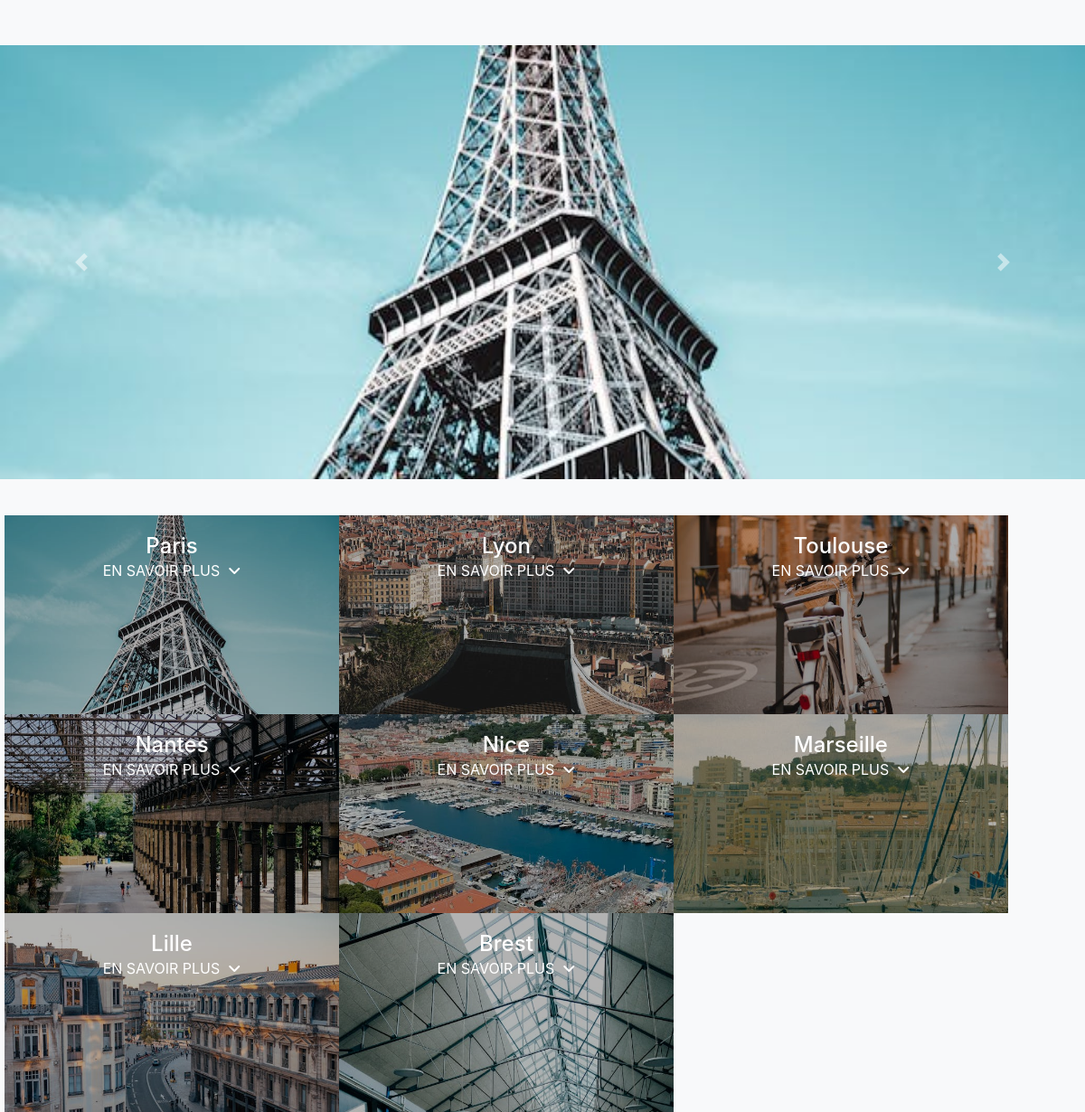
Page /voyages/index.php on the earlier database version.
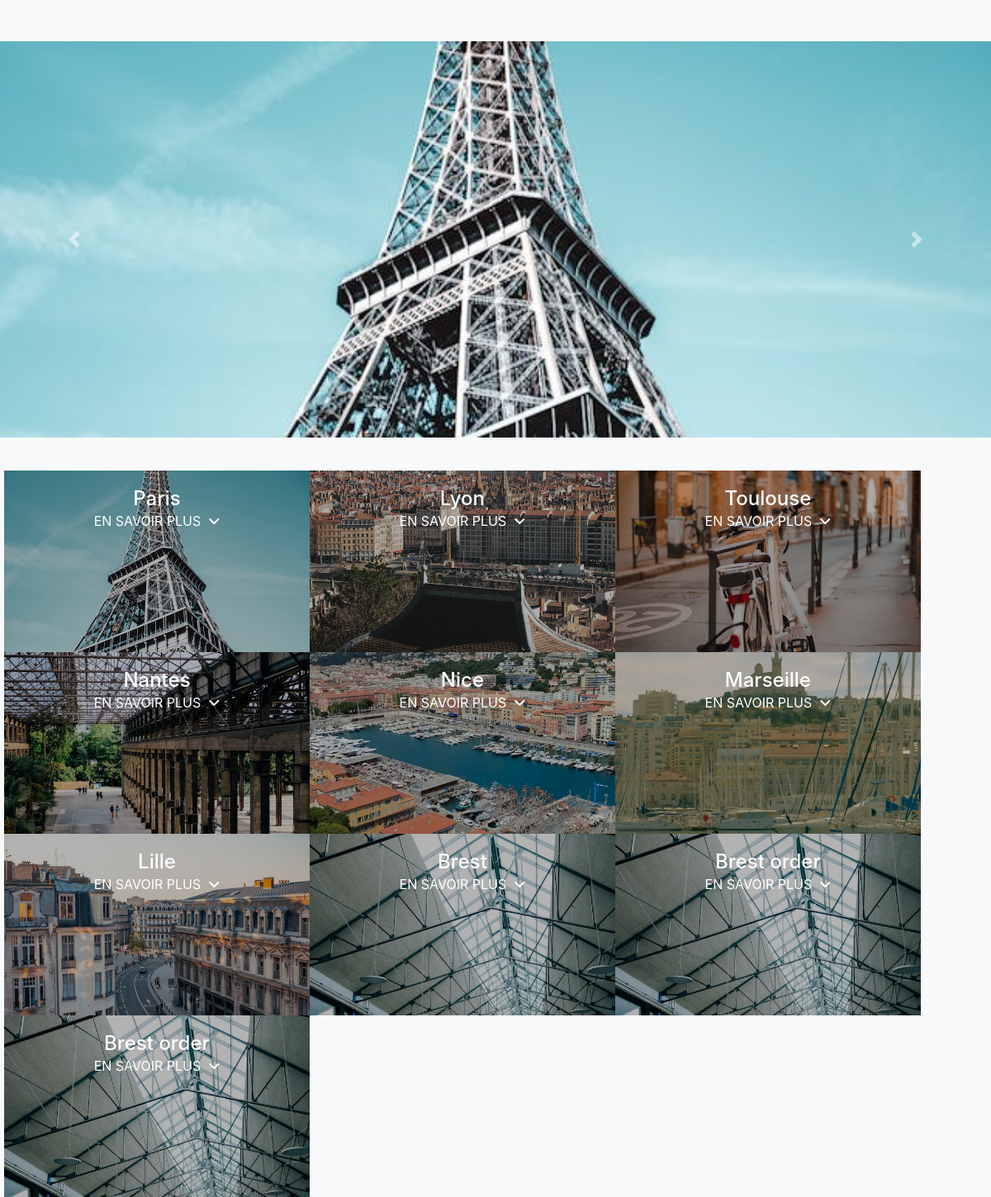
Same page on the later database version.
### tables this page shows
CREATE TABLE `omra_packages` (
  `id` int(11) NOT NULL,
  `nom` varchar(255) NOT NULL,
  `description` text NOT NULL,
  `photo` varchar(255) NOT NULL
);

### voyages/index.php (the view, shortened to what this page needs)
<?php
include '../db.php';
$packagesQuery = "SELECT * FROM omra_packages";
$packagesResult = $conn->query($packagesQuery);
$packages = [];
if ($packagesResult->num_rows > 0) {
    while ($package = $packagesResult->fetch_assoc()) {
        $packageId = $package['id'];
        $formulesQuery = "
            SELECT f.*, t.nom as type_nom, h.etoiles
            FROM formules f
            LEFT JOIN type_formule_omra t ON f.type_id = t.id
            LEFT JOIN hebergements e ON f.id = e.formule_id
            LEFT JOIN hotels h ON e.hotel_id = h.id
            WHERE f.package_id = $packageId AND f.statut = 'activé'
            GROUP BY f.id
        ";
        $formulesResult = $conn->query($formulesQuery);
        $formules = [];
        if ($formulesResult->num_rows > 0) {
            while ($formule = $formulesResult->fetch_assoc()) {
                $formules[] = $formule;
            }
        }
        $package['formules'] = $formules;
        $packages[] = $package;
    }
}
?>
<!DOCTYPE html>
<html>
<head>
    <link rel="stylesheet" href="https://stackpath.bootstrapcdn.com/bootstrap/4.3.1/css/bootstrap.min.css">
    <link rel="stylesheet" href="https://cdnjs.cloudflare.com/ajax/libs/font-awesome/6.6.0/css/all.min.css">
</head>
<body>
<div style="margin: 50px 0px;" id="carouselExampleControls" class="carousel slide" data-ride="carousel">
    <div class="carousel-inner">
        <?php
        $activeClass = 'active';
        foreach ($packages as $package) {
            echo '<div class="carousel-item ' . $activeClass . '">';
            echo '<img style="height:480px; object-fit:cover; background-position:50%;" src="../'. $package['photo'] .'" class="d-block w-100" alt="' . $package['nom'] . '">';
            echo '</div>';
            $activeClass = '';
        }
        ?>
    </div>
    <a class="carousel-control-prev" href="#carouselExampleControls" role="button" data-slide="prev">
        <span class="carousel-control-prev-icon" aria-hidden="true"></span>
    </a>
    <a class="carousel-control-next" href="#carouselExampleControls" role="button" data-slide="next">
        <span class="carousel-control-next-icon" aria-hidden="true"></span>
    </a>
</div>
<div class="container container-cards">
    <?php foreach ($packages as $package): ?>
        <div class="city-card" style="cursor: pointer; background-image: url('../<?php echo $package['photo']; ?>');">
            <div class="overlay">
                <div class="card-body" data-toggle="collapse" data-target="#package<?php echo $package['id']; ?>" aria-expanded="false" aria-controls="package<?php echo $package['id']; ?>">
                    <h1 class="card-title"><?php echo $package['nom']; ?></h1>
                    <p>EN SAVOIR PLUS&nbsp;&nbsp;<i class="fa-solid fa-angle-down"></i></p>
                </div>
            </div>
        </div>
    <?php endforeach; ?>
</div>
</body>
</html>

### voyages/index.php (style rules this page uses)
body { background-color: #f8f9fa; }
.city-card { width: 423px; height: 220px; background-size: cover; background-position: center; position: relative; display: inline-block; flex: 0 0 33.33%; }
.city-card .overlay { position: absolute; top: 0; left: 0; width: 100%; height: 100%; background-color: rgba(0, 0, 0, 0.3); display: flex; flex-direction: column; justify-content: center; align-items: center; text-align: center; }
.card-body { position: relative; color: white; }
.card-body h1 { margin: 0; font-size: 24px; }
.card-body p { margin-top: auto; padding-bottom: 10px; }
.container-cards { display: flex; flex-wrap: wrap; margin: -10px; }

Differences in the rows shown:
added omra_packages: photo (picture), nom "Brest order"
added omra_packages: photo (picture), nom "Brest order"
